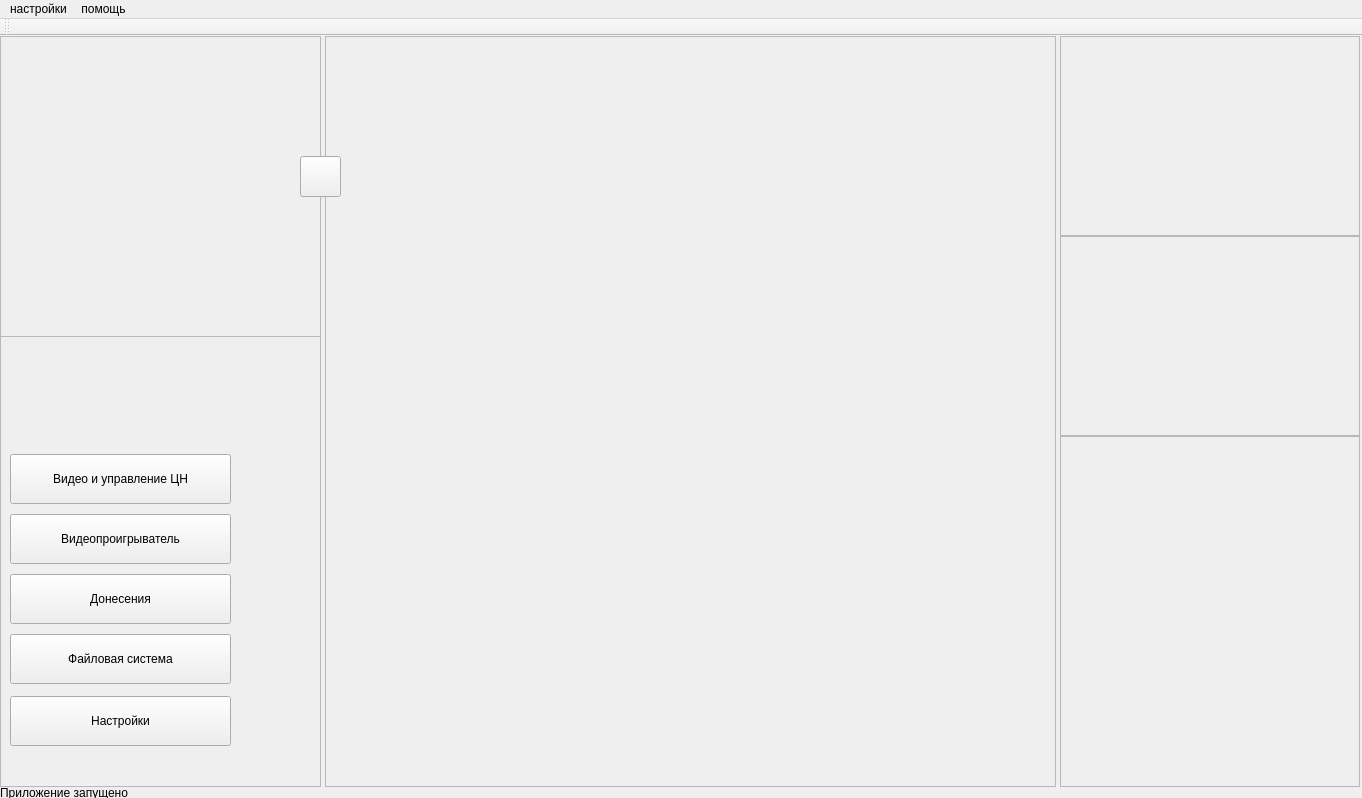
<?xml version="1.0" encoding="UTF-8"?>
<ui version="4.0">
 <class>MainWindow</class>
 <widget class="QMainWindow" name="MainWindow">
  <property name="geometry">
   <rect>
    <x>0</x>
    <y>0</y>
    <width>1362</width>
    <height>798</height>
   </rect>
  </property>
  <property name="sizePolicy">
   <sizepolicy hsizetype="Expanding" vsizetype="Expanding">
    <horstretch>0</horstretch>
    <verstretch>0</verstretch>
   </sizepolicy>
  </property>
  <property name="minimumSize">
   <size>
    <width>1024</width>
    <height>768</height>
   </size>
  </property>
  <property name="maximumSize">
   <size>
    <width>3000</width>
    <height>3000</height>
   </size>
  </property>
  <property name="windowTitle">
   <string>Видео АРМ</string>
  </property>
  <widget class="QWidget" name="centralWidget">
   <widget class="QFrame" name="modulesFrame">
    <property name="geometry">
     <rect>
      <x>0</x>
      <y>300</y>
      <width>321</width>
      <height>451</height>
     </rect>
    </property>
    <property name="maximumSize">
     <size>
      <width>450</width>
      <height>900</height>
     </size>
    </property>
    <property name="frameShape">
     <enum>QFrame::StyledPanel</enum>
    </property>
    <property name="frameShadow">
     <enum>QFrame::Raised</enum>
    </property>
    <widget class="QWidget" name="moduleWidget" native="true">
     <property name="geometry">
      <rect>
       <x>0</x>
       <y>0</y>
       <width>301</width>
       <height>431</height>
      </rect>
     </property>
     <property name="maximumSize">
      <size>
       <width>450</width>
       <height>900</height>
      </size>
     </property>
     <widget class="QFrame" name="modulesFrame_2">
      <property name="geometry">
       <rect>
        <x>0</x>
        <y>0</y>
        <width>321</width>
        <height>441</height>
       </rect>
      </property>
      <property name="maximumSize">
       <size>
        <width>450</width>
        <height>1000</height>
       </size>
      </property>
      <property name="mouseTracking">
       <bool>false</bool>
      </property>
      <property name="frameShape">
       <enum>QFrame::StyledPanel</enum>
      </property>
      <property name="frameShadow">
       <enum>QFrame::Raised</enum>
      </property>
      <widget class="QPushButton" name="settingsBtn">
       <property name="geometry">
        <rect>
         <x>10</x>
         <y>360</y>
         <width>221</width>
         <height>50</height>
        </rect>
       </property>
       <property name="text">
        <string>Настройки</string>
       </property>
       <property name="icon">
        <iconset>
         <normaloff>../../Загрузки/configuration 1.png</normaloff>../../Загрузки/configuration 1.png</iconset>
       </property>
       <property name="iconSize">
        <size>
         <width>35</width>
         <height>35</height>
        </size>
       </property>
      </widget>
      <widget class="QPushButton" name="filesBtn">
       <property name="geometry">
        <rect>
         <x>10</x>
         <y>298</y>
         <width>221</width>
         <height>50</height>
        </rect>
       </property>
       <property name="text">
        <string>Файловая система</string>
       </property>
       <property name="iconSize">
        <size>
         <width>50</width>
         <height>40</height>
        </size>
       </property>
      </widget>
      <widget class="QPushButton" name="reportBtn">
       <property name="geometry">
        <rect>
         <x>10</x>
         <y>238</y>
         <width>221</width>
         <height>50</height>
        </rect>
       </property>
       <property name="text">
        <string>Донесения</string>
       </property>
       <property name="icon">
        <iconset>
         <normaloff>../../Загрузки/report_writing_0515-0909-2722-3528_SMU.png</normaloff>../../Загрузки/report_writing_0515-0909-2722-3528_SMU.png</iconset>
       </property>
       <property name="iconSize">
        <size>
         <width>35</width>
         <height>35</height>
        </size>
       </property>
      </widget>
      <widget class="QPushButton" name="videoBtn">
       <property name="geometry">
        <rect>
         <x>10</x>
         <y>178</y>
         <width>221</width>
         <height>50</height>
        </rect>
       </property>
       <property name="text">
        <string>Видеопроигрыватель</string>
       </property>
       <property name="icon">
        <iconset>
         <normaloff>../../Загрузки/video-player-icon.png</normaloff>../../Загрузки/video-player-icon.png</iconset>
       </property>
       <property name="iconSize">
        <size>
         <width>40</width>
         <height>40</height>
        </size>
       </property>
      </widget>
      <widget class="QPushButton" name="camBtn">
       <property name="geometry">
        <rect>
         <x>10</x>
         <y>118</y>
         <width>221</width>
         <height>50</height>
        </rect>
       </property>
       <property name="text">
        <string>Видео и управление ЦН</string>
       </property>
       <property name="icon">
        <iconset>
         <normaloff>../../Загрузки/camera.png</normaloff>../../Загрузки/camera.png</iconset>
       </property>
       <property name="iconSize">
        <size>
         <width>40</width>
         <height>40</height>
        </size>
       </property>
      </widget>
     </widget>
    </widget>
   </widget>
   <widget class="QLabel" name="statusMsg">
    <property name="geometry">
     <rect>
      <x>0</x>
      <y>746</y>
      <width>1366</width>
      <height>21</height>
     </rect>
    </property>
    <property name="text">
     <string>Приложение запущено</string>
    </property>
   </widget>
   <widget class="QFrame" name="smallFrame">
    <property name="enabled">
     <bool>true</bool>
    </property>
    <property name="geometry">
     <rect>
      <x>0</x>
      <y>0</y>
      <width>321</width>
      <height>301</height>
     </rect>
    </property>
    <property name="maximumSize">
     <size>
      <width>400</width>
      <height>600</height>
     </size>
    </property>
    <property name="frameShape">
     <enum>QFrame::StyledPanel</enum>
    </property>
    <property name="frameShadow">
     <enum>QFrame::Raised</enum>
    </property>
   </widget>
   <widget class="QFrame" name="mainFrame">
    <property name="geometry">
     <rect>
      <x>325</x>
      <y>0</y>
      <width>731</width>
      <height>751</height>
     </rect>
    </property>
    <property name="frameShape">
     <enum>QFrame::StyledPanel</enum>
    </property>
    <property name="frameShadow">
     <enum>QFrame::Raised</enum>
    </property>
   </widget>
   <widget class="QFrame" name="tool1">
    <property name="geometry">
     <rect>
      <x>1060</x>
      <y>0</y>
      <width>300</width>
      <height>200</height>
     </rect>
    </property>
    <property name="maximumSize">
     <size>
      <width>300</width>
      <height>200</height>
     </size>
    </property>
    <property name="frameShape">
     <enum>QFrame::StyledPanel</enum>
    </property>
    <property name="frameShadow">
     <enum>QFrame::Raised</enum>
    </property>
   </widget>
   <widget class="QFrame" name="tool2">
    <property name="geometry">
     <rect>
      <x>1060</x>
      <y>200</y>
      <width>300</width>
      <height>200</height>
     </rect>
    </property>
    <property name="minimumSize">
     <size>
      <width>300</width>
      <height>200</height>
     </size>
    </property>
    <property name="maximumSize">
     <size>
      <width>400</width>
      <height>100</height>
     </size>
    </property>
    <property name="sizeIncrement">
     <size>
      <width>400</width>
      <height>400</height>
     </size>
    </property>
    <property name="frameShape">
     <enum>QFrame::StyledPanel</enum>
    </property>
    <property name="frameShadow">
     <enum>QFrame::Raised</enum>
    </property>
   </widget>
   <widget class="QFrame" name="tool3">
    <property name="geometry">
     <rect>
      <x>1060</x>
      <y>400</y>
      <width>300</width>
      <height>351</height>
     </rect>
    </property>
    <property name="minimumSize">
     <size>
      <width>0</width>
      <height>0</height>
     </size>
    </property>
    <property name="maximumSize">
     <size>
      <width>300</width>
      <height>370</height>
     </size>
    </property>
    <property name="frameShape">
     <enum>QFrame::StyledPanel</enum>
    </property>
    <property name="frameShadow">
     <enum>QFrame::Raised</enum>
    </property>
   </widget>
   <widget class="QPushButton" name="changeBtn">
    <property name="geometry">
     <rect>
      <x>300</x>
      <y>120</y>
      <width>41</width>
      <height>41</height>
     </rect>
    </property>
    <property name="text">
     <string/>
    </property>
    <property name="icon">
     <iconset>
      <normaloff>../../Загрузки/exchange.png</normaloff>../../Загрузки/exchange.png</iconset>
    </property>
    <property name="iconSize">
     <size>
      <width>20</width>
      <height>20</height>
     </size>
    </property>
   </widget>
  </widget>
  <widget class="QMenuBar" name="menuBar">
   <property name="geometry">
    <rect>
     <x>0</x>
     <y>0</y>
     <width>1362</width>
     <height>22</height>
    </rect>
   </property>
   <widget class="QMenu" name="menu">
    <property name="title">
     <string>настройки</string>
    </property>
   </widget>
   <widget class="QMenu" name="menu_2">
    <property name="title">
     <string>помощь</string>
    </property>
   </widget>
   <addaction name="menu"/>
   <addaction name="menu_2"/>
  </widget>
  <widget class="QToolBar" name="mainToolBar">
   <attribute name="toolBarArea">
    <enum>TopToolBarArea</enum>
   </attribute>
   <attribute name="toolBarBreak">
    <bool>false</bool>
   </attribute>
  </widget>
 </widget>
 <layoutdefault spacing="6" margin="11"/>
 <resources/>
 <connections/>
</ui>
